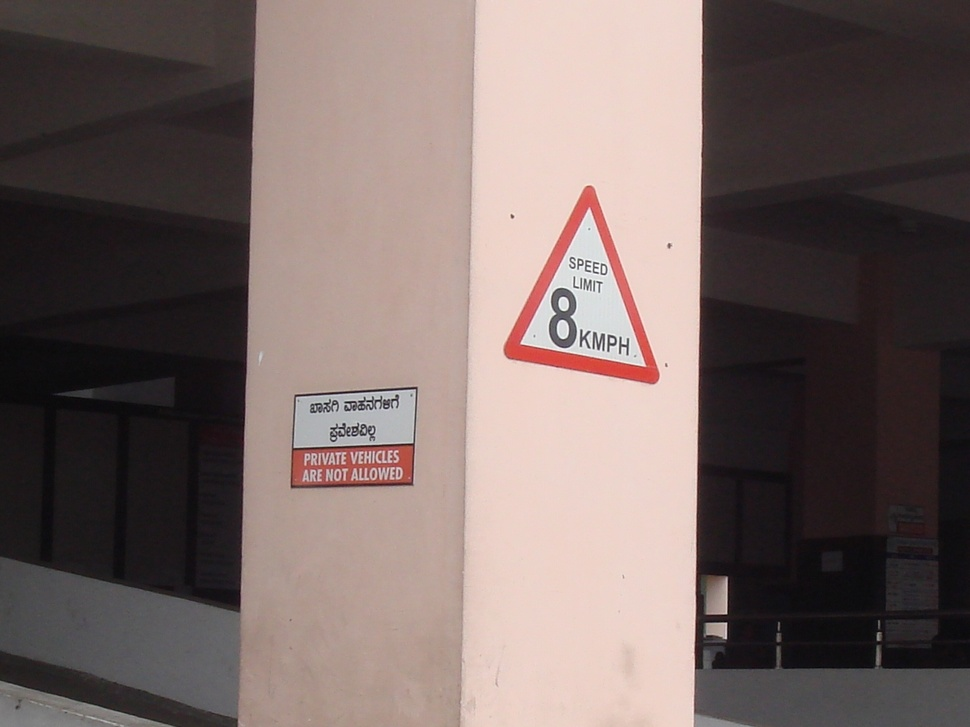
//> input picture sample_images/T050.JPG, 970 x 727 px, shrunk from 1280 x 960 before the run
$ ./extract_char_features ../sample_images/T050.JPG ../sample_images/T051.JPG   (built with g++ and OpenCV 4)
//> lines starting //> are read from the running program, lines starting //| are printed output that depends on the picture; after the words box and inside, x2 and y2 are one past the last pixel; in counts of white or black regions, pixels touching at a corner belong together

#include <opencv/cv.h>
#include <opencv/highgui.h>

#include <vector>
#include <stdint.h>

using namespace cv;
using namespace std;


int main( int argc, char** argv )
{

	RotatedRect bbox;
	int area 	  = 0;
	int perimeter 	  = 0;
	int num_holes 	  = 0;
	int holes_area 	  = 0;
	float stroke_mean = 0;
	float stroke_std  = 0;

	Mat bw = imread(argv[1], 0);
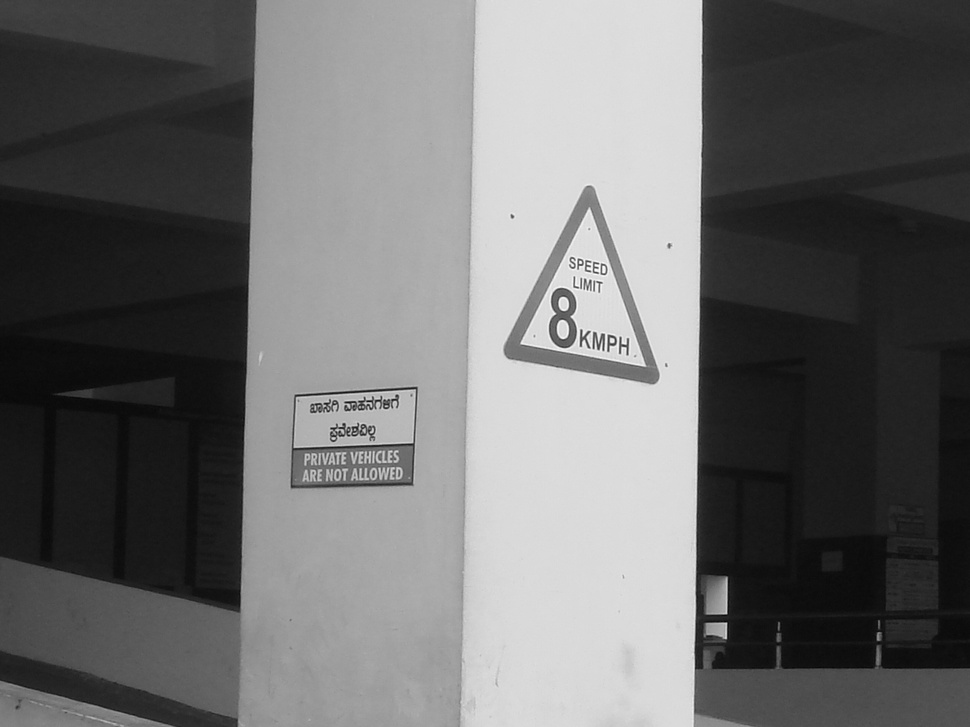
//> bw: 727 rows x 970 cols, CV_8UC1; min 5, max 255, mean 108.4
	threshold( bw, bw, 128, 255, THRESH_BINARY );
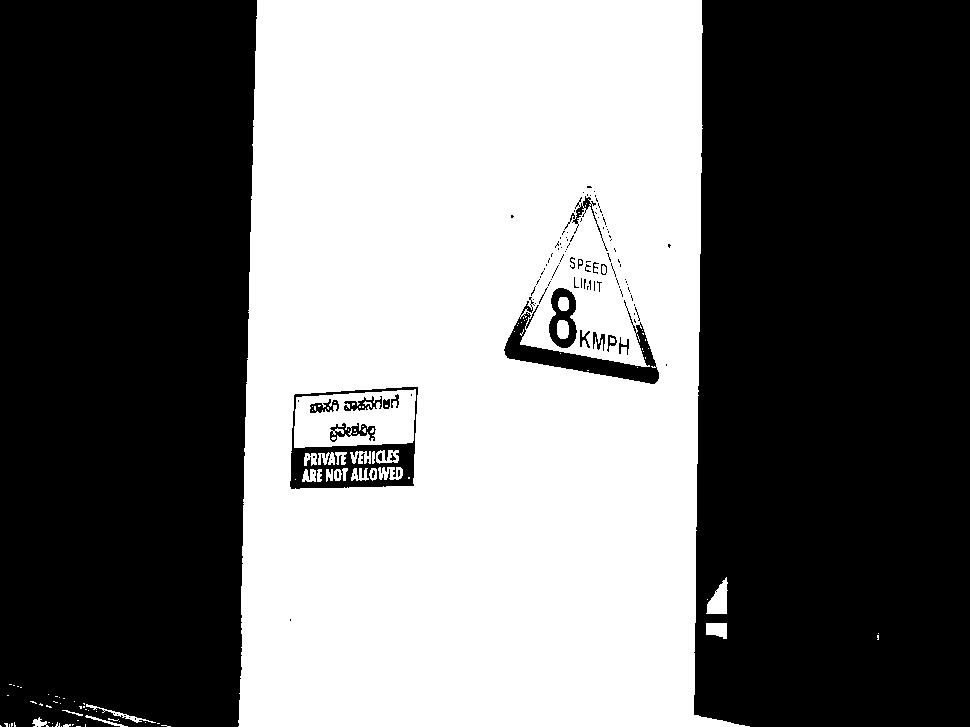
//> bw: 727 rows x 970 cols, CV_8UC1; 45.3% white; 113 white regions (87 under 20 px)

	Mat tmp;
	distanceTransform(bw, tmp, CV_DIST_L1,3); //L1 gives distance in round integers while L2 floats
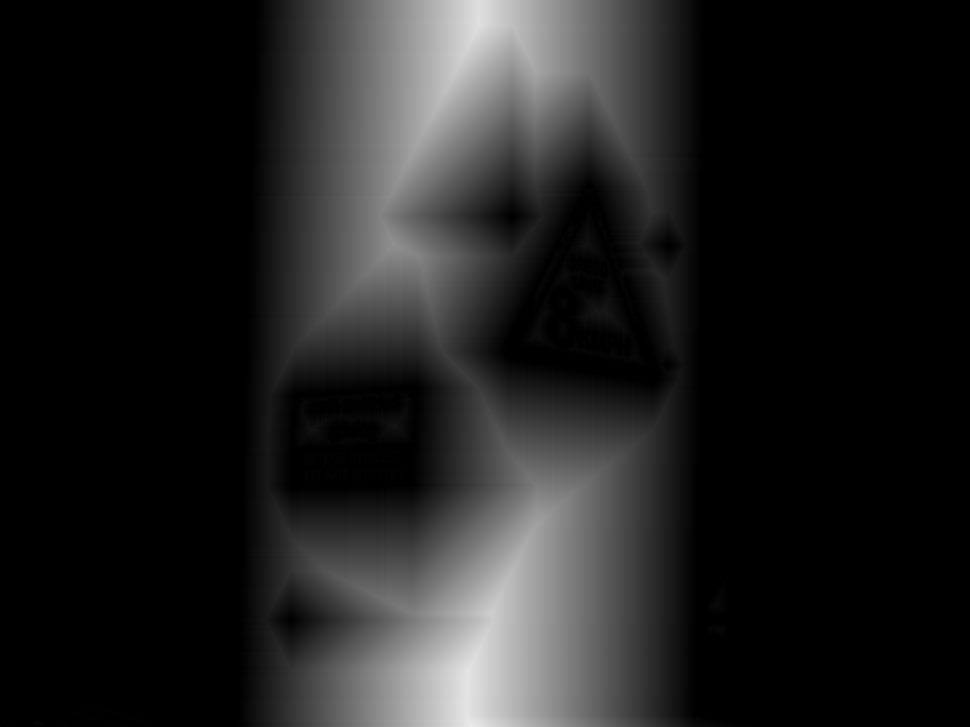
//> tmp: 727 rows x 970 cols, CV_32FC1; min 0, max 234, mean 32.7

	Scalar mean,std;
        meanStdDev(tmp,mean,std,bw);
//> mean = Scalar(72.08); std = Scalar(56.45)
	stroke_mean = mean[0];
//> stroke_mean = 72.08
	stroke_std  = std[0];
//> stroke_std = 56.45

	vector<vector<Point> > contours0;
	vector<Vec4i> hierarchy;
	findContours( bw, contours0, hierarchy, RETR_TREE, CHAIN_APPROX_SIMPLE);
//> contours0 = 318 contours, 256 with area under 20; largest, box (x1, y1, x2, y2) and area: (238, 0, 750, 727) 327272, (289, 386, 419, 490) 12136, (294, 389, 416, 448) 6113, (503, 311, 660, 385) 3343, (548, 287, 578, 349) 1366

	area = contourArea(Mat(contours0.at(0)));
//> area = 0

    	for (int k=0; k<hierarchy.size();k++)
    	{
	    //TODO check this thresholds, are they coherent? is there a faster way?
	    if ((hierarchy[k][3]==0)&&((((float)contourArea(Mat(contours0.at(k)))/area)>0.01)||(contourArea(Mat(contours0.at(k)))>31)))
	    {
		num_holes++;
		holes_area += (int)contourArea(Mat(contours0.at(k)));
	    }
    	}
//> after the loop, num_holes = 0; holes_area = 0

	perimeter = (int)contours0.at(0).size();
//> perimeter = 2

	bbox = minAreaRect(contours0.at(0));
//> bbox = centre (78, 726), size (0, 4), angle -90

	fprintf(stdout,"%s,%f,%f,%f,%f,%f,%f,%f,%f,%f,%f\n", argv[2], stroke_mean, stroke_std, stroke_std/stroke_mean, (float)area, (float)perimeter, (float)perimeter/area, (float)min(bbox.size.width, bbox.size.height)/max(bbox.size.width, bbox.size.height), sqrt(area)/perimeter, (float)num_holes, (float)holes_area/area);
//| ../sample_images/T051.JPG,72.081932,56.452114,0.783166,0.000000,2.000000,inf,0.000000,0.000000,0.000000,-nan

	return(0);
}

$ run again, on sample_images/T072.JPG
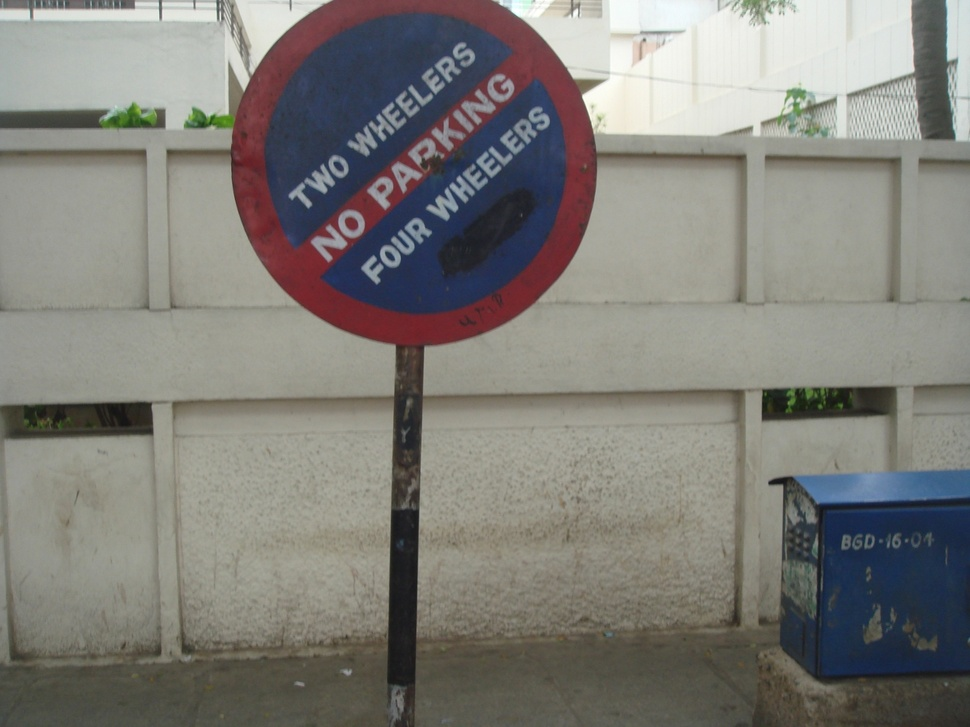
//> input picture sample_images/T072.JPG, 970 x 727 px, shrunk from 1280 x 960 before the run
//> `threshold( bw, bw, 128, 255, THRESH_BINARY );`:
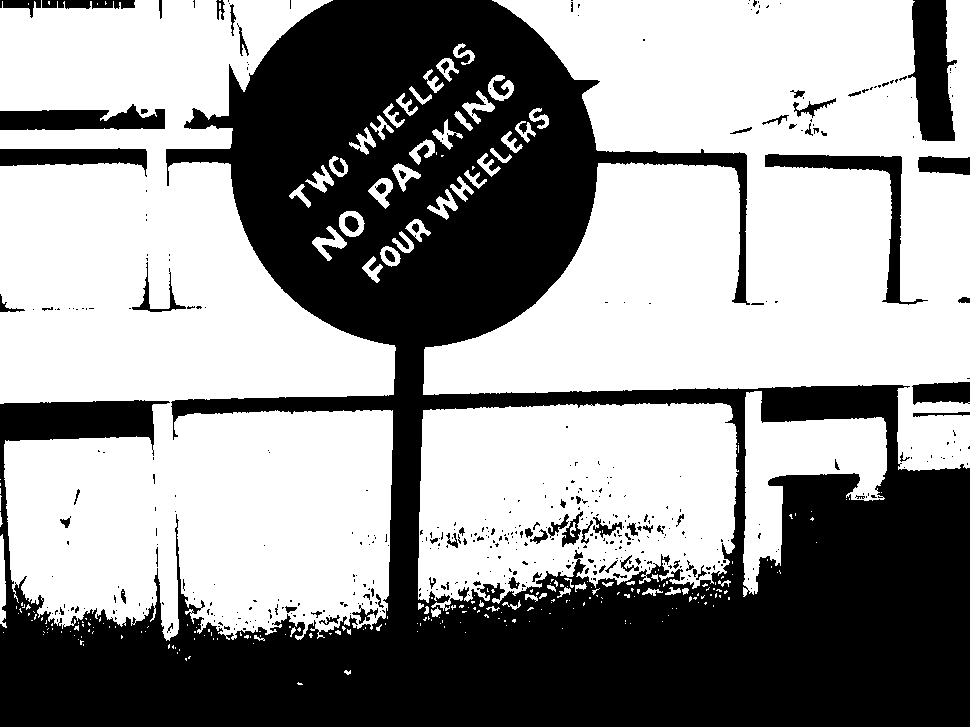
//> bw: 727 rows x 970 cols, CV_8UC1; 58.1% white; 462 black regions (383 under 20 px)
//> `distanceTransform(bw, tmp, CV_DIST_L1,3);`:
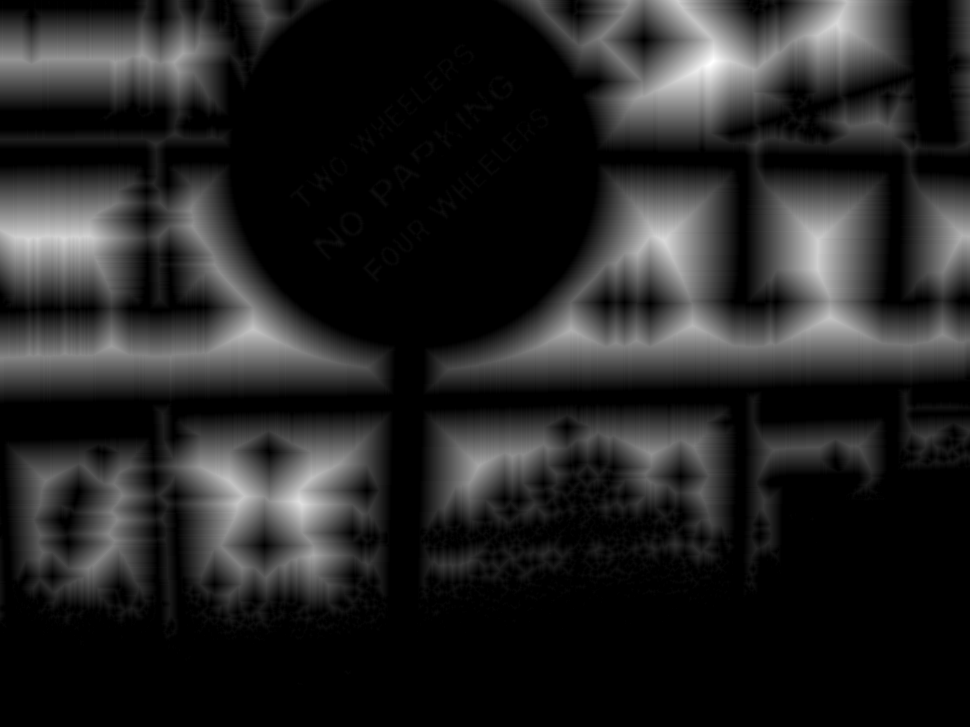
//> tmp: 727 rows x 970 cols, CV_32FC1; min 0, max 89, mean 12.8; drawn with min black and max white
//> mean = Scalar(21.94); std = Scalar(17.1)
//> stroke_mean = 21.94
//> stroke_std = 17.1
//> contours0 = 759 contours, 612 with area under 20; largest, box (x1, y1, x2, y2) and area: (0, 0, 396, 641) 177529, (423, 0, 970, 471) 158969, (418, 403, 739, 611) 54931, (743, 391, 887, 597) 11986, (764, 153, 929, 306) 3608
//> area = 5
//> after the loop `for (int k=0; k<hierarchy.size();k++)`: num_holes = 0
//> perimeter = 6
//> bbox = centre (299.5, 683.5), size (1.9, 5.1), angle -71.6
//| ../sample_images/T072.JPG,21.939667,17.104961,0.779636,5.000000,6.000000,1.200000,0.375000,0.372678,0.000000,0.000000
